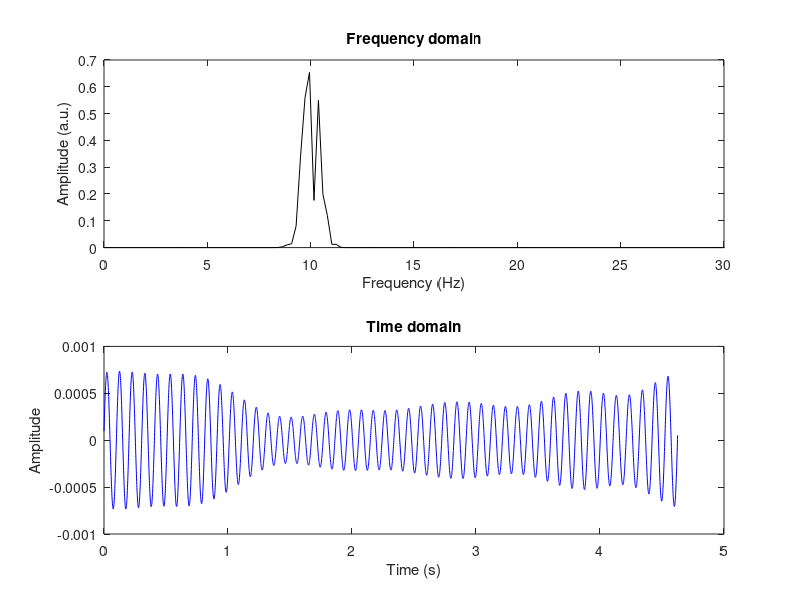

Here is the MATLAB script that generated this plot:
%% Non-stationary narrowband activity via filtered noise
% noise varying in time

% simulation details
pnts  = 4567;
srate =  987;

% signal parameters in Hz
peakfreq = 10; % most frequent frequency
fwhm     =  1; % bigger means frequency will vary more
% smaller for just the amplitude to vary

% frequencies
hz = linspace(0,srate,pnts);


%%% create frequency-domain Gaussian
s  = fwhm*(2*pi-1)/(4*pi); % normalized width
x  = hz-peakfreq;          % shifted frequencies
fg = exp(-.5*(x/s).^2);    % gaussian


% Fourier coefficients of random spectrum
fc = rand(1,pnts) .* exp(1i*2*pi*rand(1,pnts));

% taper with Gaussian
fc = fc .* fg;

% go back to time domain to get EEG data
signal = 2*real( ifft(fc) );


%%% plotting

figure(1), clf
subplot(211)
plot(hz,abs(fc),'k')
set(gca,'xlim',[0 peakfreq*3])
xlabel('Frequency (Hz)'), ylabel('Amplitude (a.u.)')
title('Frequency domain')


subplot(212)
plot((0:pnts-1)/srate,signal,'b')
title('Time domain')
xlabel('Time (s)'), ylabel('Amplitude')
